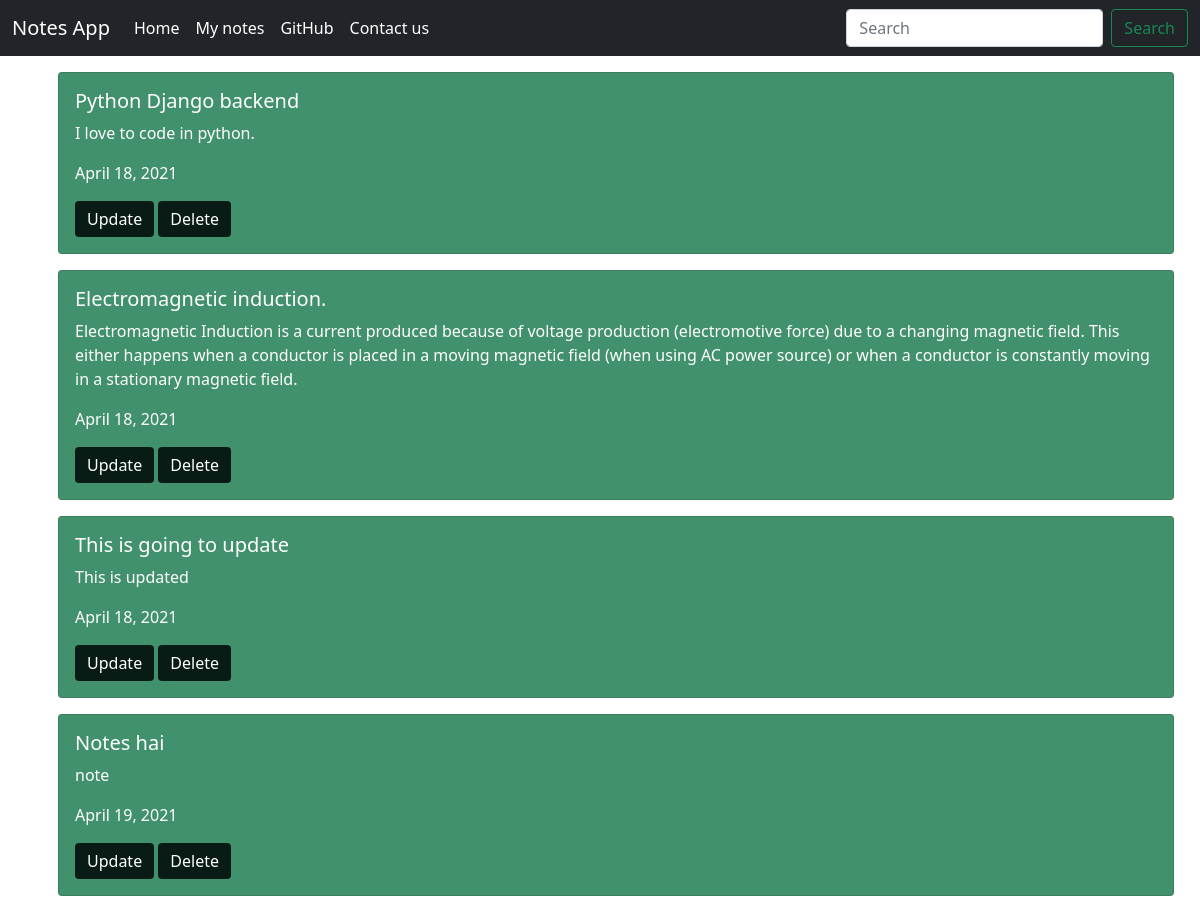
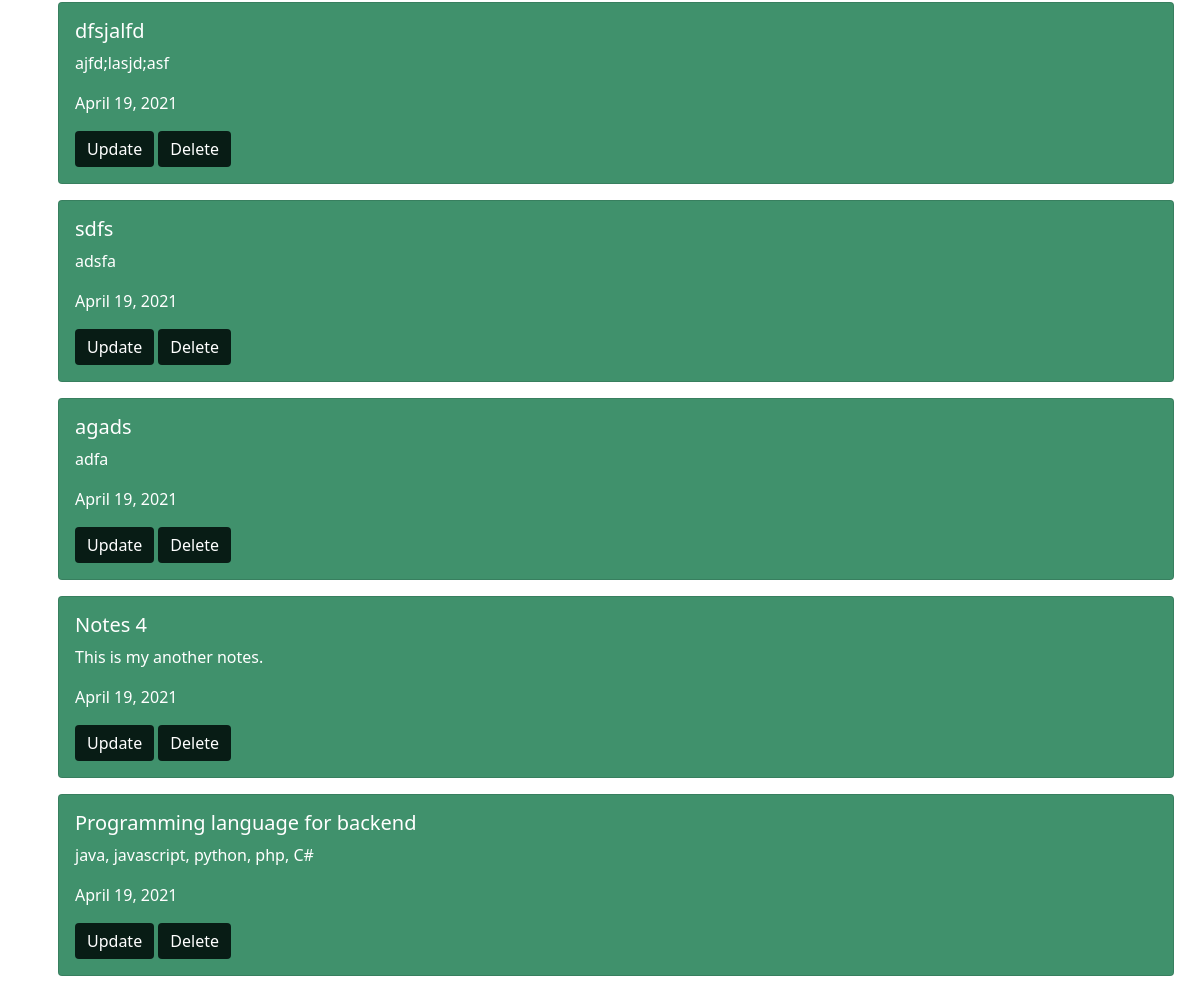
Before: /notes/ with the older database file (2 pictures, top to bottom).
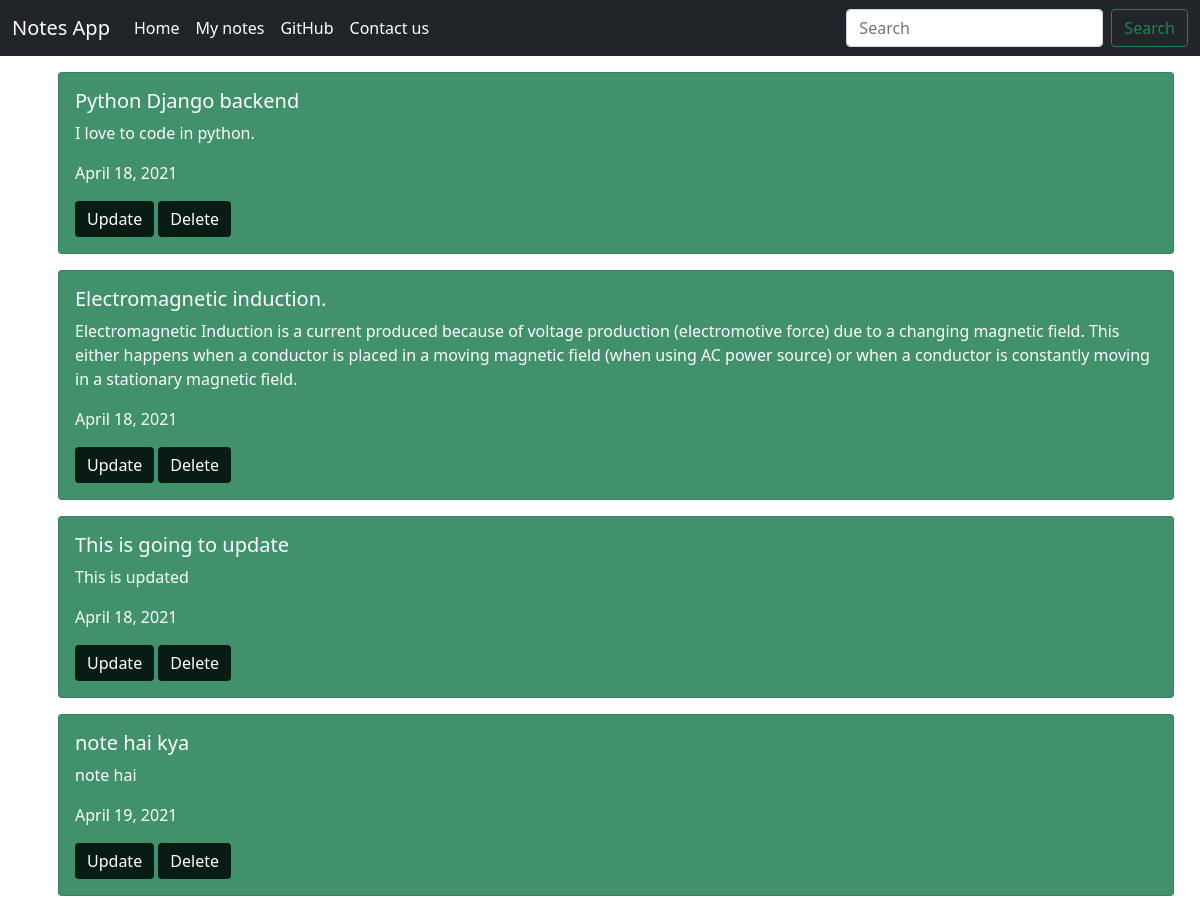
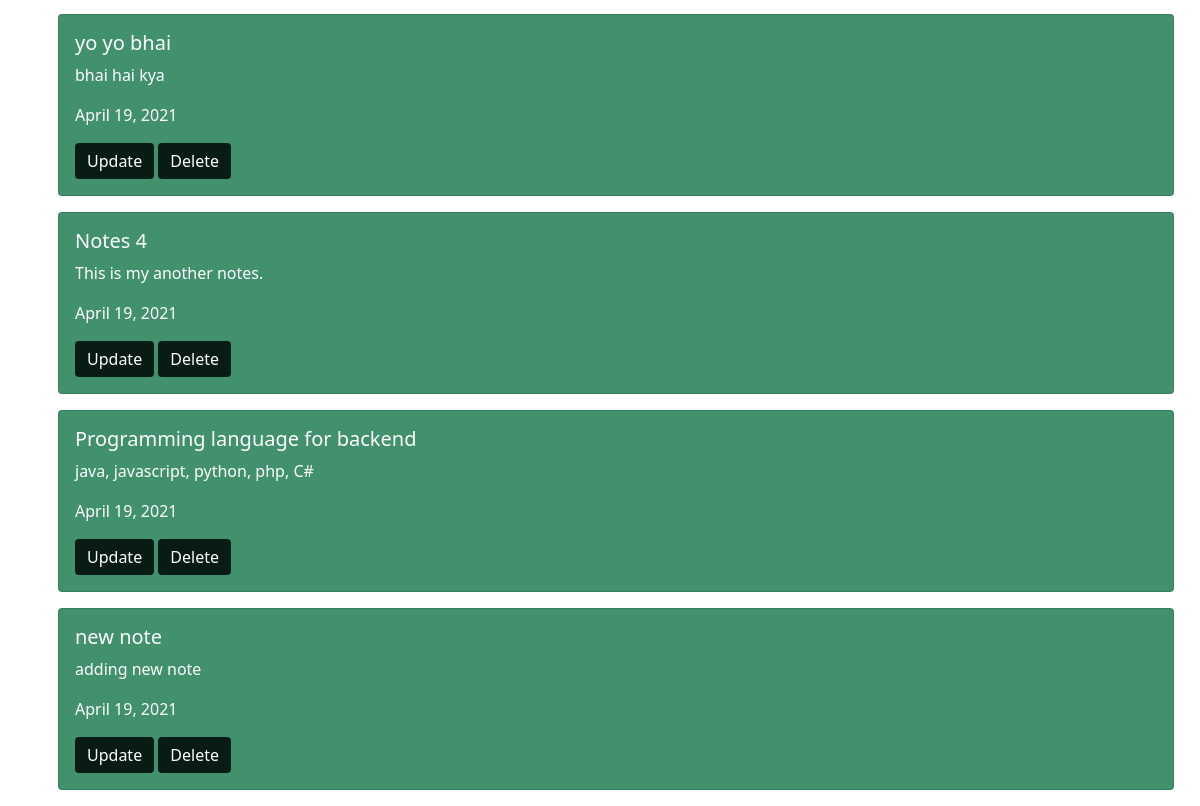
After: the same page with the newer database file (2 pictures, top to bottom).
### home/models.py (models this page shows)
class NotesInfo(models.Model):
    id = models.AutoField(primary_key=True)
    title = models.CharField(max_length=50)
    body =models.TextField()
    date = models.DateField(blank=True,null=True)

### home/views.py (the view)
# urls.py: path("notes/",views.about, name="notes"),
def about(request):
    notes = NotesInfo.objects.all()
    context = {'notes':notes}
    return render(request,'allnotes.html',context)

### home/templates/allnotes.html (shortened to what this page needs)
{% extends 'base.html' %}
{% block body %}
<div class="container my-3">
    {% for note in notes %}
        <div id="allnotes">
            <div class="card " style="width: 100%; margin:1rem; background-color:#40916c; color:white;" >
                <div class="card-body">
                <h5 class="card-title">{{note.title}}</h5>
                <p class="card-text">{{note.body}}</p>
                <p>{{note.date}}</p>
                <form action="{% url 'update' note.id %}" method="post" style="display: inline;">
                    <button id="btnUpdate" type="submit" style="background-color: #081c15; border:none;" class="btn btn-primary" >Update</button>
                </form>
                <form action="{% url 'delete' note.id %}" method="post" style="display: inline;">
                    <button id="btnDelete" type="submit" style="background-color: #081c15; border:none;" class="btn btn-primary">Delete</button>
                </form>
            </div>
        </div>
    {% endfor %}
</div>
{% endblock body %}

Changed rows visible on the page:
removed NotesInfo: title "dfsjalfd", body "ajfd;lasjd;asf", date "April 19, 2021"
removed NotesInfo: title "agads", body "adfa", date "April 19, 2021"
changed NotesInfo: title "Notes hai" → "note hai kya"; body "note" → "note hai"
changed NotesInfo: title "sdfs" → "yo yo bhai"; body "adsfa" → "bhai hai kya"
added NotesInfo: title "new note", body "adding new note", date "April 19, 2021"
